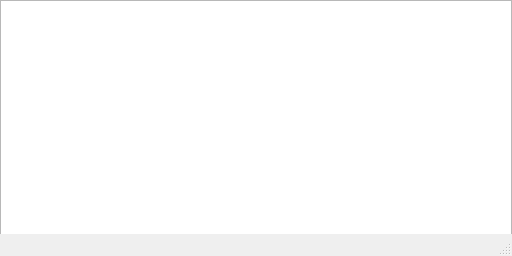
<?xml version="1.0" encoding="UTF-8"?>
<ui version="4.0">
 <class>HackComputerQt</class>
 <widget class="QMainWindow" name="HackComputerQt">
  <property name="geometry">
   <rect>
    <x>0</x>
    <y>0</y>
    <width>512</width>
    <height>256</height>
   </rect>
  </property>
  <property name="windowTitle">
   <string>HackComputerQt</string>
  </property>
  <widget class="QWidget" name="centralwidget">
   <widget class="QGraphicsView" name="graphicsView">
    <property name="geometry">
     <rect>
      <x>0</x>
      <y>0</y>
      <width>512</width>
      <height>256</height>
     </rect>
    </property>
   </widget>
  </widget>
  <widget class="QMenuBar" name="menubar">
   <property name="geometry">
    <rect>
     <x>0</x>
     <y>0</y>
     <width>512</width>
     <height>28</height>
    </rect>
   </property>
  </widget>
  <widget class="QStatusBar" name="statusbar"/>
 </widget>
 <resources/>
 <connections/>
</ui>
